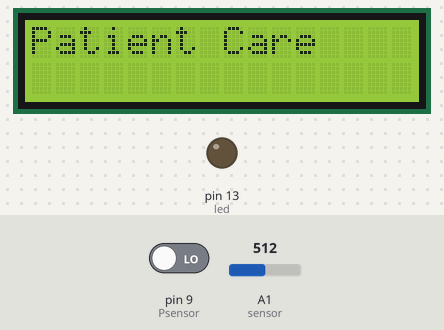
Bench run of a sketch on a simulated Arduino Uno, built with avr-gcc and run on an emulated ATmega328P. On the bench: 16×2 character LCD, output pins drawn as LEDs (lit = HIGH). The inputs (shaded band) are chosen by the test bench; at power-on: pin 9 (Psensor) LOW, A1 (sensor) = 512. What the sketch prints to the serial monitor is not drawn.

Above: at 30.2 s.
At 32.4 s:
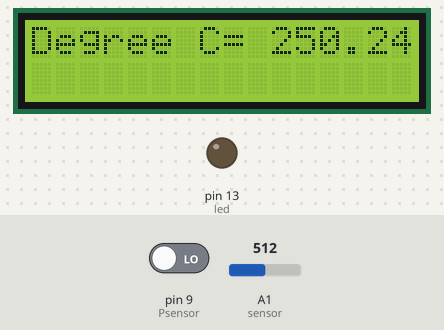

The sketch:

proj2.ino
```cpp
#include<LiquidCrystal.h>
LiquidCrystal lcd(12, 11, 5, 4, 3, 2);
const int sensor = A1; // Assigning analog pin A1 to variable 'sensor'
float TempC; //variable to store temperature in degree Celsius
//float TempF; //variable to store temperature in Fahreinheit
float Vout; //temporary variable to hold sensor reading

int calibrationTime = 30;
int led = 13;                // the pin that the LED is atteched to
int Psensor = 9;              // the pin that the sensor is atteched to
int state = LOW;             // by default, no motion detected
int val = 0;                 // variable to store the sensor status (value)
int count = 0;


void setup() {
  Serial.begin(9600);
  pinMode(led, OUTPUT);      // initalize LED as an output
  pinMode(Psensor, INPUT);    // initialize sensor as an input
  Serial.print("calibrating sensor ");
  for (int i = 0; i < calibrationTime; i++) {
    Serial.print(".");
    delay(1000);

  }
  Serial.println(" done");
  Serial.println("SENSOR ACTIVE");
  delay(50);
  lcd.begin(16, 2);
  lcd.setCursor(0, 0);
  lcd.print("Patient Care");
  delay(2000); // Keep the words on screen for two seconds
  lcd.clear(); // clear the screen for writing anything else
  // Begin serial communication at a baud rate of 9600
}

void loop() {

  { val = digitalRead(Psensor);   // read sensor value
    if (val == HIGH) {           // check if the sensor is HIGH
      digitalWrite(led, HIGH);   // turn LED ON
      delay(100);                // delay 100 milliseconds

      if (state == LOW) {
        count = count + 1;
        lcd.setCursor(0, 1);
        lcd.print("Movements= ");
        lcd.print(count);
        delay(500);
        state = HIGH;       // update variable state to HIGH
      }
    }
    else {
      digitalWrite(led, LOW); // turn LED OFF
      delay(200);             // delay 200 milliseconds

      if (state == HIGH) {
        state = LOW;       // update variable state to LOW
      }
    }
  }
  { Vout = analogRead(sensor);
    Vout = (Vout * 5000) / 1023;
    TempC = Vout / 10; // Storing value in Degree Celsius
    lcd.setCursor(0, 0);
    lcd.print("Degree C= ");
    lcd.print(TempC);
    delay(5000); //Delay of 1 second for ease of viewing in serial monitor
  }


}
```

Measured:
- what the display in image 0 shows lasts 2.0 s, from 30.1 s to 32.1 s
